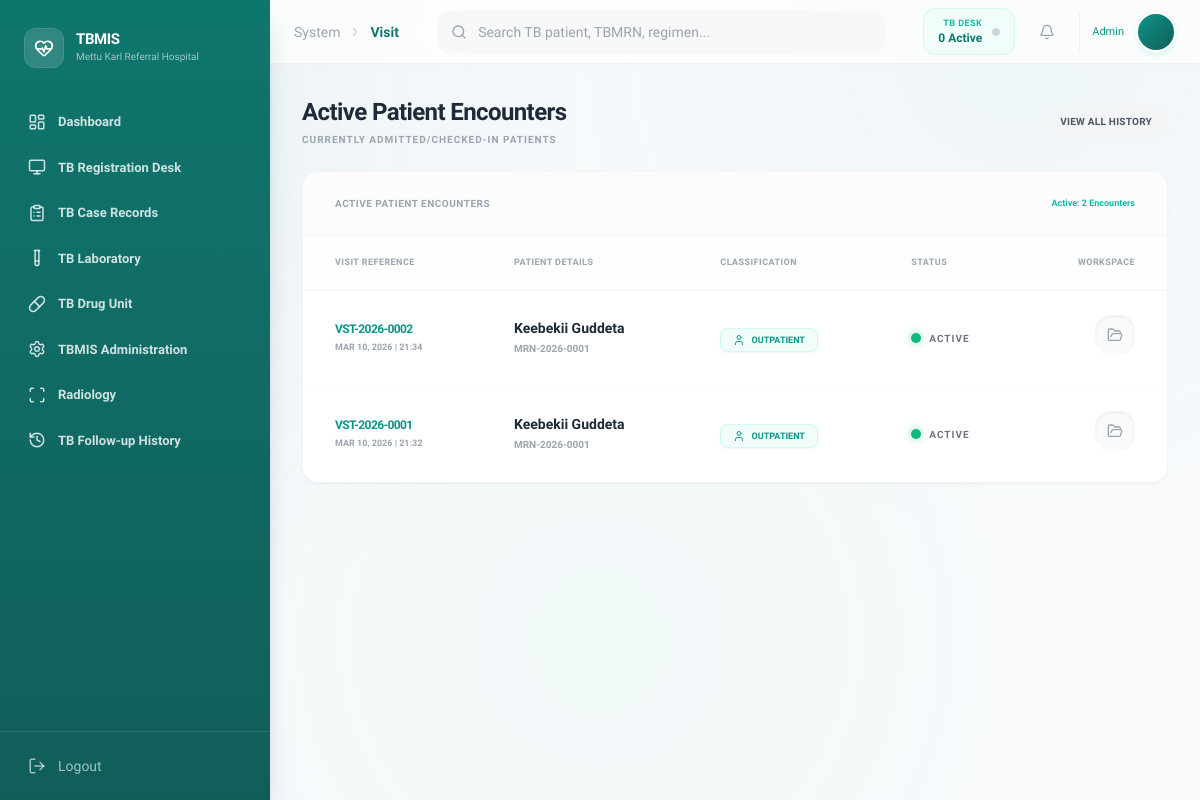
/index.php?page=visit (signed in), run on the app's committed database.
### tables this page shows
CREATE TABLE `medical_visits` (
  `visit_id` varchar(20) NOT NULL,
  `patient_id` varchar(20) DEFAULT NULL,
  `visit_date` date NOT NULL,
  `visit_type` enum('Outpatient','Emergency','Inpatient') NOT NULL,
  `clinical_notes` text DEFAULT NULL,
  `created_at` timestamp NOT NULL DEFAULT current_timestamp(),
  `triage_level` enum('Critical','Urgent','Non-Urgent') DEFAULT NULL,
  `status` enum('active','completed','cancelled') NOT NULL DEFAULT 'active',
  `triage_completed` tinyint(1) DEFAULT 0,
  `doctor_assigned` varchar(20) DEFAULT NULL,
  `doctor_completed` tinyint(1) DEFAULT 0,
  `assigned_doctor_id` varchar(20) DEFAULT NULL,
  `assigned_nurse_id` varchar(20) DEFAULT NULL
);

CREATE TABLE `patients` (
  `patient_id` varchar(20) NOT NULL,
  `medical_record_number` varchar(30) NOT NULL,
  `full_name` varchar(100) NOT NULL,
  `age` int(11) NOT NULL,
  `gender` varchar(10) NOT NULL,
  `address` varchar(255) DEFAULT NULL,
  `contact_details` varchar(100) DEFAULT NULL,
  `registered_date` date NOT NULL,
  `created_at` timestamp NOT NULL DEFAULT current_timestamp()
);

### includes/classes/visit.php (called while the page is built, shortened)
<?php
class Visit
{
    private $conn;
    private $table = "medical_visits";
    public function __construct($db)
    {
        $this->conn = $db;
    }
    public function countAll($role = '', $uid = '')
    {
        $sql = "SELECT COUNT(*) as total FROM " . $this->table . " WHERE status = 'active'";
        $stmt = $this->conn->prepare($sql);
        $stmt->execute();
        return $stmt->fetch(PDO::FETCH_ASSOC)['total'];
    }
    public function getPaginated($limit, $offset, $role = '', $uid = '')
    {
        $sql = "SELECT v.*, p.full_name, p.medical_record_number
                FROM " . $this->table . " v
                JOIN patients p ON v.patient_id = p.patient_id
                WHERE v.status = 'active'";
        $sql .= " ORDER BY v.created_at DESC LIMIT :limit OFFSET :offset";
        $stmt = $this->conn->prepare($sql);
        $stmt->bindValue(':limit', (int) $limit, PDO::PARAM_INT);
        $stmt->bindValue(':offset', (int) $offset, PDO::PARAM_INT);
        $stmt->execute();
        return $stmt;
    }
}

### modules/medical-record/visits.php (the view, shortened to what this page needs)
<?php
$userRole = $_SESSION['role'];
$userId = $_SESSION['user_id'];
$limit = 8;
$current_page = isset($_GET['p']) ? (int) $_GET['p'] : 1;
$offset = ($current_page - 1) * $limit;
$total_records = $visitObj->countAll($userRole, $userId);
$logs = $visitObj->getPaginated($limit, $offset, $userRole, $userId);
?>
<div class="space-y-6">
    <div class="flex flex-col md:flex-row md:items-center justify-between gap-4">
        <div>
            <h1 class="text-2xl font-bold text-gray-800 tracking-tight">Active Patient Encounters</h1>
            <p class="text-[10px] text-gray-400 font-bold uppercase tracking-widest mt-1">
                Currently admitted/checked-in patients
            </p>
        </div>
        <a href="index.php?page=visit-history"
            class="px-4 py-2 bg-gray-100 text-gray-600 rounded-xl text-[10px] font-semibold uppercase tracking-wide hover:bg-gray-200 transition-all">
            View All History
        </a>
    </div>
    <div class="bg-white rounded-2xl border border-gray-100 shadow-sm overflow-hidden transition-all">
        <div class="px-8 py-6 bg-gray-50/50 border-b border-gray-100 flex justify-between items-center">
            <h3 class="text-[10px] font-semibold text-gray-400 uppercase tracking-wider">Active Patient Encounters</h3>
            <span class="text-[9px] font-semibold text-teal-500">
                Active: <?php echo $total_records; ?> Encounters
            </span>
        </div>
        <table class="w-full text-left">
            <thead
                class="bg-gray-50/30 text-[9px] font-semibold text-gray-400 uppercase tracking-wider border-b border-gray-100">
                <tr>
                    <th class="px-8 py-5">Visit Reference</th>
                    <th class="px-8 py-5">Patient Details</th>
                    <th class="px-8 py-5">Classification</th>
                    <th class="px-8 py-5">Status</th>
                    <th class="px-8 py-5 text-right">Workspace</th>
                </tr>
            </thead>
            <tbody class="divide-y divide-gray-50">
                <?php
                if ($logs->rowCount() > 0):
                    while ($v = $logs->fetch(PDO::FETCH_ASSOC)):
                        $bg_style = ($v['visit_type'] == 'Emergency') ? 'bg-red-50 text-red-600 border-red-100' : 'bg-teal-50 text-teal-600 border-teal-100';
                        ?>
                        <tr class="hover:bg-teal-50/20 transition-all group">
                            <td class="px-8 py-6">
                                <p class="text-xs font-semibold text-teal-600 mb-1 tracking-tighter">
                                    <?php echo $v['visit_id']; ?>
                                </p>
                                <p class="text-[9px] font-bold text-gray-400 uppercase">
                                    <?php echo date("M d, Y | H:i", strtotime($v['created_at'])); ?>
                                </p>
                            </td>
                            <td class="px-8 py-6">
                                <p class="font-semibold text-gray-800 text-sm leading-none"><?php echo $v['full_name']; ?></p>
                                <p class="text-[10px] text-gray-400 font-bold uppercase mt-1.5">
                                    <?php echo $v['medical_record_number']; ?>
                                </p>
                            </td>
                            <td class="px-8 py-6">
                                <span class="px-3 py-1.5 <?php echo $bg_style; ?> text-[9px] font-semibold uppercase rounded-lg border transition-all duration-300 shadow-sm">
    <?php if($v['visit_type'] == 'Emergency'): ?>
        <i data-lucide="zap" class="w-3 h-3 inline mr-1 mb-0.5"></i>
    <?php elseif($v['visit_type'] == 'Inpatient'): ?>
        <i data-lucide="home" class="w-3 h-3 inline mr-1 mb-0.5"></i>
    <?php else: ?>
        <i data-lucide="user" class="w-3 h-3 inline mr-1 mb-0.5"></i>
    <?php endif; ?>
    <?php echo $v['visit_type']; ?>
</span>
                            </td>
                            <td class="px-8 py-6">
                                <div class="flex items-center gap-2">
                                    <span
                                        class="w-2.5 h-2.5 rounded-full bg-emerald-500 shadow-[0_0_8px_rgba(16,185,129,0.5)] animate-pulse"></span>
                                    <span class="text-[10px] font-semibold uppercase text-gray-500 tracking-widest">
                                        Active
                                    </span>
                                </div>
                            </td>
                            <td class="px-8 py-6 text-right">
                                <?php if ($_SESSION['role'] == 'Nurse'||$_SESSION['role'] == 'Doctor'): ?>
                                    <a href="index.php?page=consultation&id=<?php echo $v['patient_id']; ?>&vid=<?php echo $v['visit_id']; ?>"
                                        class="p-3 bg-gray-50 text-gray-400 hover:text-teal-600 hover:bg-teal-50 rounded-2xl transition-all inline-block shadow-inner group"
                                        title="Clinical Consultation">
                                        <i data-lucide="stethoscope" class="w-4 h-4 group-hover:scale-110 transition-transform"></i>
                                    </a>
                                <?php else: ?>
                                    <a href="index.php?page=records&id=<?php echo $v['patient_id']; ?>"
                                        class="p-3 bg-gray-50 text-gray-400 hover:text-teal-600 hover:bg-teal-50 rounded-2xl transition-all inline-block shadow-inner group"
                                        title="View Records">
                                        <i data-lucide="folder-open" class="w-4 h-4 group-hover:scale-110 transition-transform"></i>
                                    </a>
                                <?php endif; ?>
                            </td>
                        </tr>
                    <?php endwhile;
                endif; ?>
            </tbody>
        </table>
    </div>
</div>

### index.php (style rules this page uses)
body { font-family: 'Sora', sans-serif; background: #F8FAFC; }
body::before { content: ''; position: fixed; top: 0; left: 0; right: 0; bottom: 0; background: radial-gradient(circle at 10% 15%, rgba(15, 118, 110, 0.06), transparent 40%), radial-gradient(circle at 85% 5%, rgba(13, 148, 136, 0.04), transparent 40%), radial-gradient(circle at 50% 80%, rgba(16, 185, 129, 0.03), transparent 50%); pointer-events: none; z-index: 0; }
*, *::before, *::after { transition-property: color, background-color, border-color, box-shadow, transform, opacity; transition-timing-function: cubic-bezier(0.4, 0, 0.2, 1); }

### data on the page
medical_visits: visit_id "VST-2026-0002", created_at "MAR 10, 2026 | 21:34", patient.full_name "Keebekii Guddeta", patient.medical_record_number "MRN-2026-0001", visit_type "OUTPATIENT"
medical_visits: visit_id "VST-2026-0001", created_at "MAR 10, 2026 | 21:32", patient.full_name "Keebekii Guddeta", patient.medical_record_number "MRN-2026-0001", visit_type "OUTPATIENT"

### other printed values
$item['label'] "Dashboard"
$item['label'] "TB Registration Desk"
$item['label'] "TB Case Records"
$item['label'] "TB Laboratory"
$item['label'] "TB Drug Unit"
$item['label'] "TBMIS Administration"
$item['label'] "Radiology"
$item['label'] "TB Follow-up History"
str_replace('-', ' ', $page) "Visit"
$myLoad "0"
$_SESSION['role'] "Admin"
$total_records "2"
